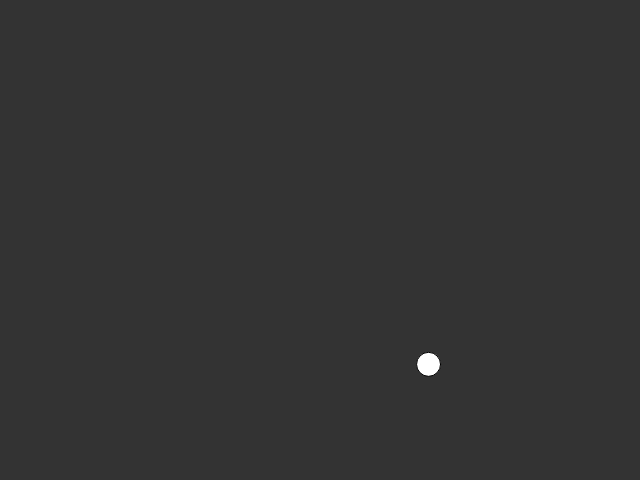
Frame 1 (no input)
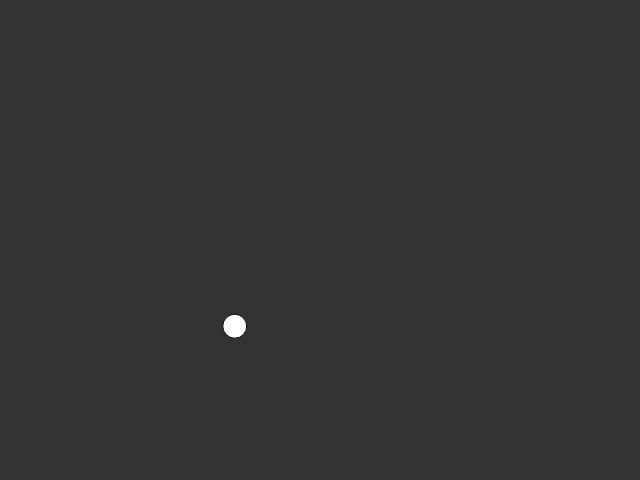
Frame 60 (no input)
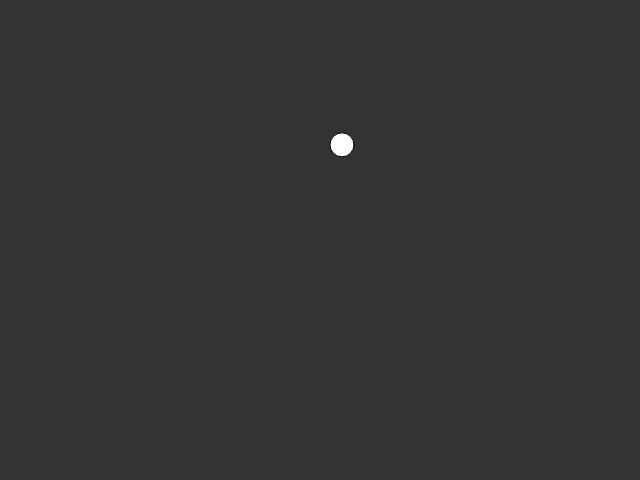
Frame 120 (the mouse pressed at the canvas centre since frame 60)

The p5.js sketch that drew these frames (run headless with seeded random() and noise() and a simulated clock; from frame 60 on, the mouse is pressed at the canvas centre):

// p5.js sketch
// ── sketch.js
var xoff1 = 0;
var xoff2 = 10000;

function setup (){
    createCanvas(640, 480);
}

function draw (){
    background(51);

    var x = map(noise(xoff1), 0, 1, 0, width);
    var y = map(noise(xoff2), 0, 1, 0, height);

    xoff1 += 0.02;
    xoff2 += 0.02;


    ellipse(x, y, 24, 24);
}
